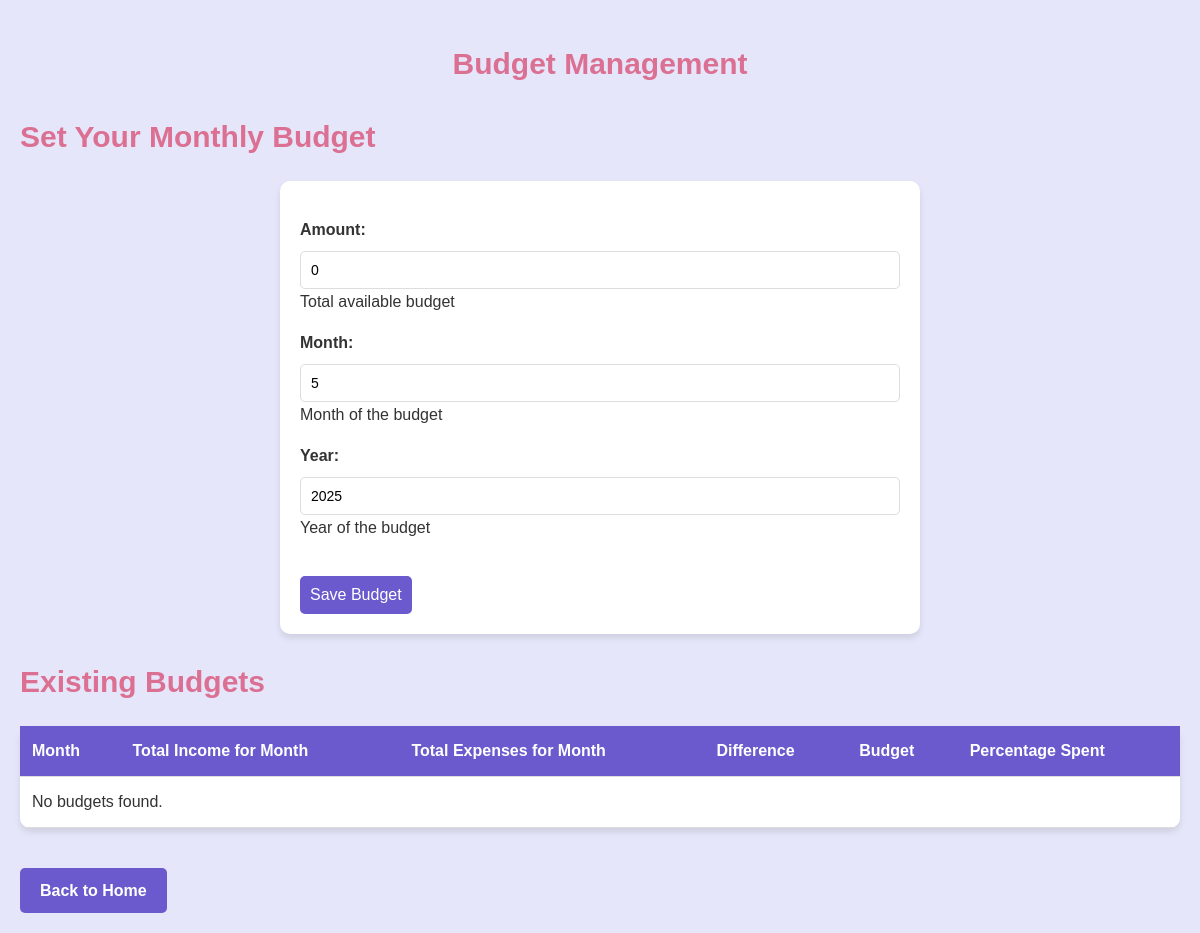
The app's page /budget/ (signed in), older data.
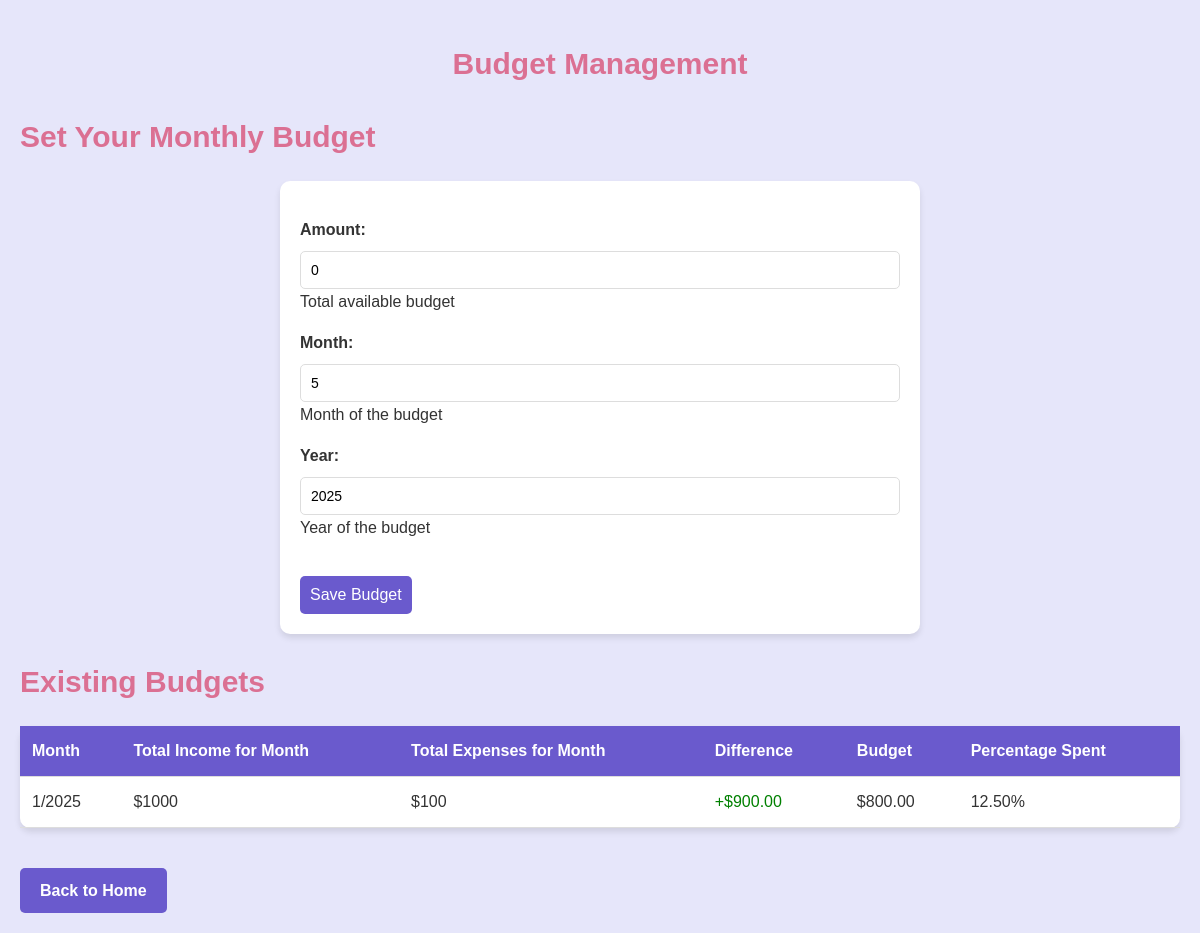
The same page, newer data.
### tracker/models.py (models this page shows, shortened)
class Budget(models.Model):
    user = models.ForeignKey(User, on_delete=models.CASCADE)
    amount = models.DecimalField(max_digits=10, decimal_places=2, default=0, help_text="Total available budget")
    month = models.IntegerField(default=date.today().month, help_text="Month of the budget")
    year = models.IntegerField(default=date.today().year, help_text="Year of the budget")
    created_at = models.DateTimeField(auto_now_add=True)
    class Meta:
        unique_together = ('user', 'month', 'year')

### tracker/views.py (the view)
# urls.py: path('budget/', views.budget, name='budget'),
@login_required(login_url='/login')
def budget(request):
    user = request.user
    current_month = date.today().month
    current_year = date.today().year
    try:
        monthly_budget = Budget.objects.get(user=user, month=current_month, year=current_year)
    except Budget.DoesNotExist:
        monthly_budget = None
    if request.method == 'POST':
        form = BudgetForm(request.POST, instance=monthly_budget)
        if form.is_valid():
            budget = form.save(commit=False)
            budget.user = user
            budget.save()
            return redirect('budget')
    else:
        form = BudgetForm(instance=monthly_budget)
    existing_budgets = Budget.objects.filter(user=user).order_by('-year', '-month')
    total_income = Transaction.objects.filter(
        user=user, type='income', date__month=current_month, date__year=current_year
    ).aggregate(Sum('amount'))['amount__sum'] or 0
    total_expense = Transaction.objects.filter(
        user=user, type='expense', date__month=current_month, date__year=current_year
    ).aggregate(Sum('amount'))['amount__sum'] or 0
    balance = round(total_income - total_expense, 2)
    for budget in existing_budgets:
        budget.total_income = Transaction.objects.filter(
            type='income', date__month=budget.month, date__year=budget.year
        ).aggregate(Sum('amount'))['amount__sum'] or 0
        budget.total_expense = Transaction.objects.filter(
            type='expense', date__month=budget.month, date__year=budget.year
        ).aggregate(Sum('amount'))['amount__sum'] or 0
        budget.difference = round(budget.total_income - budget.total_expense, 2)
        if budget.amount > 0:
            budget.expense_percentage = round((budget.total_expense / budget.amount) * 100, 2)
        else:
            budget.expense_percentage = 0
    return render(request, 'budgets/budget.html', {
        'form': form,
        'total_income': total_income,
        'total_expense': total_expense,
        'balance': balance,
        'existing_budgets': existing_budgets
    })

### tracker/forms.py
class BudgetForm(forms.ModelForm):
    class Meta:
        model = Budget
        fields = ['amount', 'month', 'year']
        widgets = {
            'amount': forms.NumberInput(attrs={'step': '0.01'}),
            'month': forms.Select(choices=[(i, i) for i in range(1, 13)]),
            'year': forms.Select(choices=[(y, y) for y in range(2020, datetime.now().year + 2)])
        }

### tracker/templates/budgets/budget.html (shortened to what this page needs)
{% extends 'base.html' %}
{% block content %}
<div class="budget-container">
    <h1>Budget Management</h1>
<h2>Set Your Monthly Budget</h2>
<form id="add-budget-form" method="post">
    {{ form.as_p }}
    <button class="btn" type="submit">Save Budget</button>
</form>
<h2>Existing Budgets</h2>
<table>
    <thead>
        <tr>
            <th>Month</th>
            <th>Total Income for Month</th>
            <th>Total Expenses for Month</th>
            <th>Difference</th>
            <th>Budget</th>
            <th>Percentage Spent</th>
        </tr>
    </thead>
    <tbody>
        {% for budget in existing_budgets %}
        <tr>
            <td>{{ budget.month }}/{{ budget.year }}</td>
            <td>${{ budget.total_income }}</td>
            <td>${{ budget.total_expense }}</td>
            <td>
                {% if budget.difference >= 0 %}
                    <span style="color: green;">+${{ budget.difference }}</span>
                {% else %}
                    <span style="color: red;">-${{ budget.difference|floatformat:2 }}</span>
                {% endif %}
            </td>
            <td>${{ budget.amount }}</td>
            <td>{{ budget.expense_percentage }}%</td>
        </tr>
        {% empty %}
        <tr><td colspan="6">No budgets found.</td></tr>
        {% endfor %}
    </tbody>
</table>
<a href="{% url 'index' %}" class="home-link">Back to Home</a>
</div>
{% endblock %}

Row changes from the older to the newer data that the page shows:
added Budget: month "1", year "2025", total_income "1000", total_expense "100", difference "900.00", amount "800.00", expense_percentage "12.50"
Text that changed along with them:
text no longer shown: "No budgets found."
